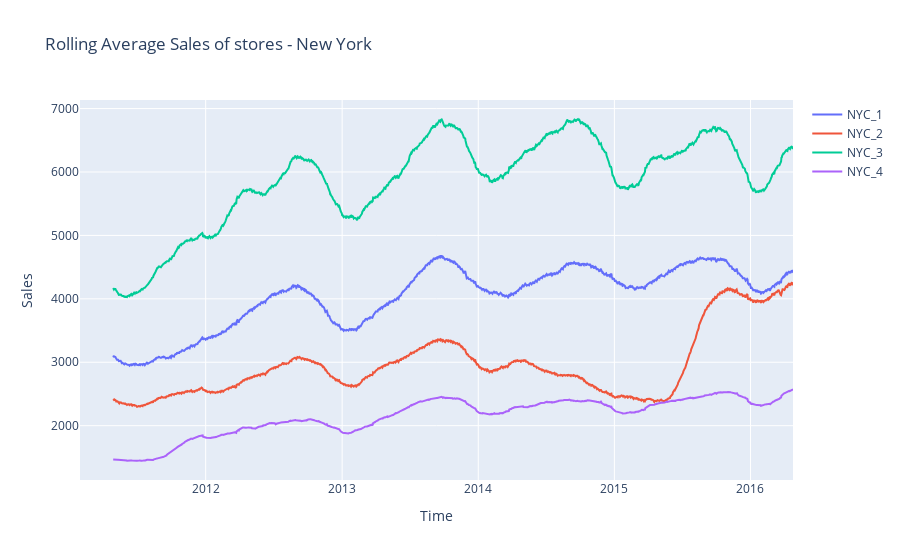

Here is the notebook cell this chart was saved with:
### Markdown cell above
### Média Movel de Vendas por Loja - New York

### Code cell
#Sales of stores in TX
# cols = ['NYC_1','NYC_2','NYC_3','NYC_4']
cols = [i for i in sales['store_code'].unique() if i.startswith('NYC_')]

fig = go.Figure()
for s in cols:
    store_items = [c for c in past_sales.columns if s in c]
    data = past_sales[store_items].sum(axis=1).rolling(90).mean()
    fig.add_trace(go.Scatter(x=dates, y=data, name=s))
    
fig.update_layout(yaxis_title="Sales", xaxis_title="Time", title="Rolling Average Sales of stores - New York")
#img_bytes = fig.to_image(format="png")
#Image(img_bytes)

### Figure 1 — Plotly figure (JSON) as saved in the notebook; plotly's stock layout.template omitted (floating-point values rounded to 4 significant figures; data arrays with more than 128 entries replaced by an {"elided": "..."} marker saying what was removed)
{"data": [{"name": "NYC_1", "type": "scatter", "x": {"elided": "1913 str values"}, "y": {"elided": "1913 float values"}}, {"name": "NYC_2", "type": "scatter", "x": {"elided": "1913 str values"}, "y": {"elided": "1913 float values"}}, {"name": "NYC_3", "type": "scatter", "x": {"elided": "1913 str values"}, "y": {"elided": "1913 float values"}}, {"name": "NYC_4", "type": "scatter", "x": {"elided": "1913 str values"}, "y": {"elided": "1913 float values"}}], "layout": {"title": {"text": "Rolling Average Sales of stores - New York"}, "xaxis": {"title": {"text": "Time"}}, "yaxis": {"title": {"text": "Sales"}}}}
